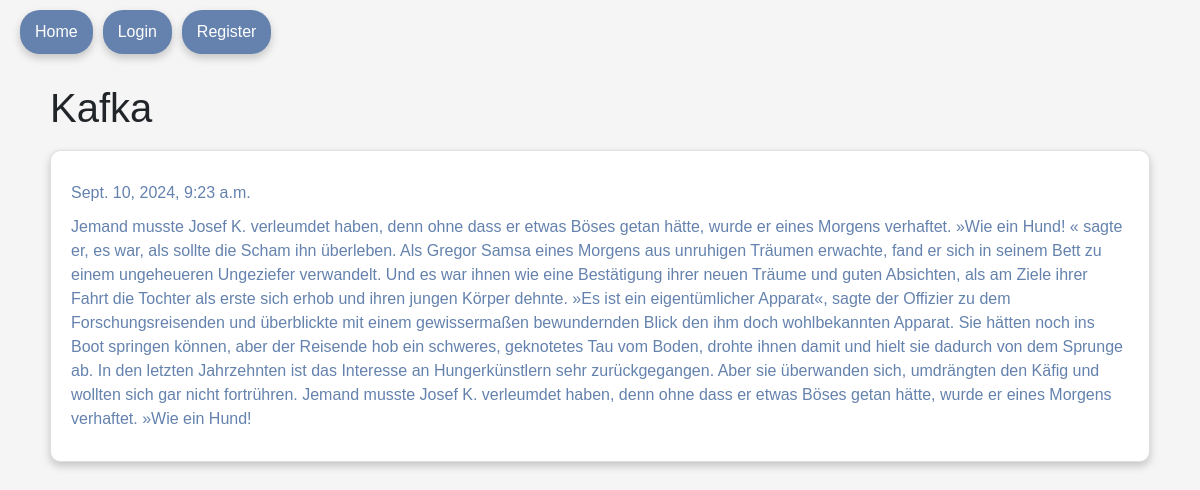
The app's page /posts/kafka with its own data.
### posts/models.py (models this page shows, shortened)
class Post(models.Model):
    title: str = models.CharField(max_length=75)
    body: str = models.TextField()
    slug: str = models.SlugField()
    date = models.DateTimeField(auto_now_add=True)
    """ Methoden """

### posts/views.py (the view)
# urls.py: path("<slug:slug>", views.post_page, name="page"),
def post_page(request, slug):
    post = Post.objects.get(slug=slug)
    return render(request, "posts/post_page.html", { "post": post })

### posts/templates/posts/post_page.html (shortened to what this page needs)
{% extends "layout.html" %}
{% block content %}
    <div class="container">
        <h1>{{ post.title }}</h1>
        <div class="card">
            <article class="post">
                <p>{{ post.date }}</p>
                <p>{{ post.body }}</p>
            </article>
        </div>
    </div>
{% endblock content %}

### static/css/style.css (style rules this page uses)
body { background-color: whitesmoke; font-family: Arial, sans-serif; }
.container { display: flex; flex-direction: column; align-items: flex-start; justify-content: flex-start; padding: 10px; }
.card { background-color: white; color: #6482AD; border-radius: 10px; padding: 20px; margin: 10px 0; width: 100%; text-align: left; box-shadow: 0 4px 8px rgba(0, 0, 0, 0.2); }
.card p, .home-card p { text-align: left; margin: 10px 0; }

### records on screen
Post: title "Kafka", date "Sept. 10, 2024, 9:23 a.m.", body "Jemand musste Josef K. verleumdet haben, denn ohne dass er etwas Böses getan hätte, wurde er eines Morgens verhaftet. »Wie ein Hund! « sagte er, es war, als sollte die Scham ihn überleben. Als Gregor Samsa eines Morgens aus unruhigen Träumen erwachte, fand er sich in seinem Bett zu einem ungeheueren Ungeziefer verwandelt. Und es war ihnen wie eine Bestätigung ihrer neuen Träume und guten Absichten, als am Ziele ihrer Fahrt die Tochter als erste sich erhob und ihren jungen Körper dehnte. »Es ist ein eigentümlicher Apparat«, sagte der Offizier zu dem Forschungsreisenden und überblickte mit einem gewissermaßen bewundernden Blick den ihm doch wohlbekannten Apparat. Sie hätten noch ins Boot…"
